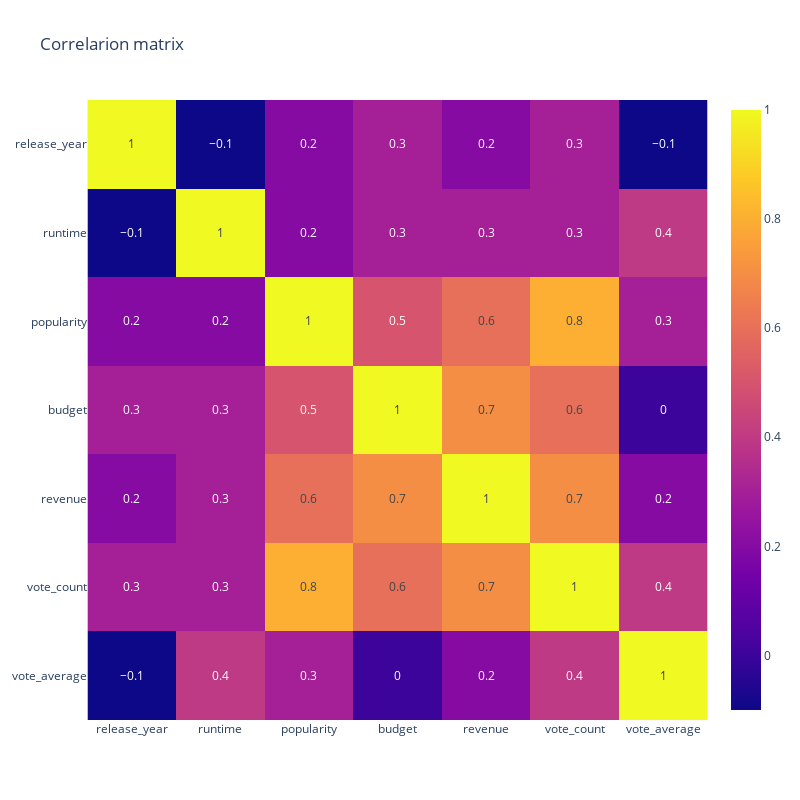

The code cell stored with this chart in its notebook:
### Code cell
px.imshow(np.round(movieWithHighRevenue.corr(), 1),
          title= "Correlarion matrix",
          text_auto= True,
          width = 800,
          height = 800
         )

### Figure 1 — Plotly figure (JSON) as saved in the notebook; plotly's stock layout.template omitted (floating-point values rounded to 4 significant figures)
{"data": [{"coloraxis": "coloraxis", "hovertemplate": "x: %{x}<br>y: %{y}<br>color: %{z}<extra></extra>", "name": "0", "texttemplate": "%{z}", "type": "heatmap", "x": ["release_year", "runtime", "popularity", "budget", "revenue", "vote_count", "vote_average"], "xaxis": "x", "y": ["release_year", "runtime", "popularity", "budget", "revenue", "vote_count", "vote_average"], "yaxis": "y", "z": [[1.0, -0.1, 0.2, 0.3, 0.2, 0.3, -0.1], [-0.1, 1.0, 0.2, 0.3, 0.3, 0.3, 0.4], [0.2, 0.2, 1.0, 0.5, 0.6, 0.8, 0.3], [0.3, 0.3, 0.5, 1.0, 0.7, 0.6, 0.0], [0.2, 0.3, 0.6, 0.7, 1.0, 0.7, 0.2], [0.3, 0.3, 0.8, 0.6, 0.7, 1.0, 0.4], [-0.1, 0.4, 0.3, 0.0, 0.2, 0.4, 1.0]]}], "layout": {"coloraxis": {"colorscale": [[0.0, "#0d0887"], [0.1111, "#46039f"], [0.2222, "#7201a8"], [0.3333, "#9c179e"], [0.4444, "#bd3786"], [0.5556, "#d8576b"], [0.6667, "#ed7953"], [0.7778, "#fb9f3a"], [0.8889, "#fdca26"], [1.0, "#f0f921"]]}, "height": 800, "title": {"text": "Correlarion matrix"}, "width": 800, "xaxis": {"anchor": "y", "constrain": "domain", "domain": [0.0, 1.0], "scaleanchor": "y"}, "yaxis": {"anchor": "x", "autorange": "reversed", "constrain": "domain", "domain": [0.0, 1.0]}}}
